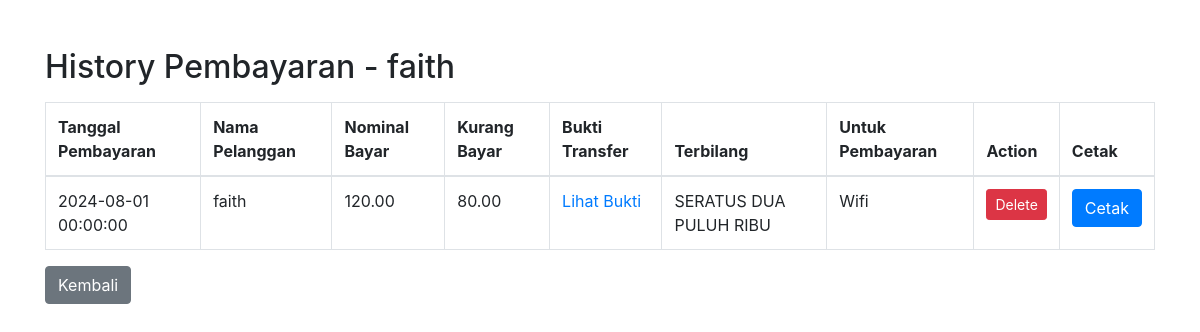
The app's page /history_pembayaran.php?id=3 with its own data.
### tables this page shows
CREATE TABLE `pelanggan` (
  `id` int(11) NOT NULL,
  `nama_pelanggan` varchar(100) NOT NULL,
  `no_wa` varchar(20) NOT NULL,
  `alamat` text NOT NULL,
  `paket_wifi` varchar(50) NOT NULL,
  `tanggal_aktivasi` date NOT NULL,
  `status` enum('Aktif','Tidak Aktif') DEFAULT 'Tidak Aktif'
);

CREATE TABLE `pembayaran` (
  `id` int(11) NOT NULL,
  `pelanggan_id` int(11) DEFAULT NULL,
  `nominal_bayar` varchar(50) DEFAULT NULL,
  `kurang_bayar` varchar(50) DEFAULT NULL,
  `bukti_transfer` varchar(255) DEFAULT NULL,
  `terbilang` varchar(255) DEFAULT NULL,
  `untuk_pembayaran` varchar(255) DEFAULT NULL,
  `tanggal_pembayaran` varchar(50) DEFAULT NULL,
  `bukti_tf` varchar(255) DEFAULT NULL
);

### history_pembayaran.php (the view, shortened to what this page needs)
<?php
$conn = new mysqli("localhost", "root", "", "pilarapp");
$pelanggan_id = $_GET['id'];
$sql_nama = $conn->prepare("SELECT nama_pelanggan FROM pelanggan WHERE id = ?");
$sql_nama->bind_param("i", $pelanggan_id);
$sql_nama->execute();
$result_nama = $sql_nama->get_result();
if ($result_nama->num_rows > 0) {
    $nama_pelanggan = $result_nama->fetch_assoc()['nama_pelanggan'];
} else {
    $nama_pelanggan = "Tidak diketahui";
}
$sql = $conn->prepare("SELECT * FROM pembayaran WHERE pelanggan_id = ?");
$sql->bind_param("i", $pelanggan_id);
$sql->execute();
$result = $sql->get_result();
?>
<!DOCTYPE html>
<html lang="en">
<head>
    <link rel="stylesheet" href="https://stackpath.bootstrapcdn.com/bootstrap/4.5.2/css/bootstrap.min.css">
</head>
<body>
    <div class="container mt-5">
        <h2>History Pembayaran - <?php echo htmlspecialchars($nama_pelanggan); ?></h2>
        <table class="table table-bordered mt-3">
            <thead>
                <tr>
                    <th>Tanggal Pembayaran</th>
                    <th>Nama Pelanggan</th>
                    <th>Nominal Bayar</th>
                    <th>Kurang Bayar</th>
                    <th>Bukti Transfer</th>
                    <th>Terbilang</th>
                    <th>Untuk Pembayaran</th>
                    <th>Action</th>
                    <th>Cetak</th>
                </tr>
            </thead>
            <tbody>
                <?php
                if ($result->num_rows > 0) {
                    while ($row = $result->fetch_assoc()) {
                        echo "<tr>
                                <td>" . htmlspecialchars($row['tanggal_pembayaran']) . "</td>
                                <td>" . htmlspecialchars($nama_pelanggan) . "</td>
                                <td>" . htmlspecialchars($row['nominal_bayar']) . "</td>
                                <td>" . htmlspecialchars($row['kurang_bayar']) . "</td>
                                <td><a href='uploads/" . htmlspecialchars($row['bukti_tf']) . "' target='_blank'>Lihat Bukti</a></td>
                                <td>" . htmlspecialchars($row['terbilang']) . "</td>
                                <td>" . htmlspecialchars($row['untuk_pembayaran']) . "</td>
                                <td>
                                    <a href='delete.php?id=" . $row['id'] . "&pelanggan_id=" . $pelanggan_id . "' class='btn btn-danger btn-sm' onclick=\"return confirm('Apakah Anda yakin ingin menghapus data ini?');\">Delete</a>
                                </td>
                                <td>
                                    <button onclick=\"window.location.href='printkwitansi.php?id=" . $row['id'] . "'\" class='btn btn-primary'>Cetak</button>
                                </td>
                            </tr>";
                    }
                } else {
                    echo "<tr><td colspan='9'>Tidak ada data pembayaran yang ditemukan.</td></tr>";
                }
                ?>
            </tbody>
        </table>
        <a href="internet_home.php" class="btn btn-secondary">Kembali</a>
    </div>
</body>
</html>

### records on screen
pelanggan: nama_pelanggan "faith"
pembayaran: tanggal_pembayaran "2024-08-01 00:00:00", pelanggan.nama_pelanggan "faith", nominal_bayar "120.00", kurang_bayar "80.00", terbilang "SERATUS DUA PULUH RIBU", untuk_pembayaran "Wifi"
